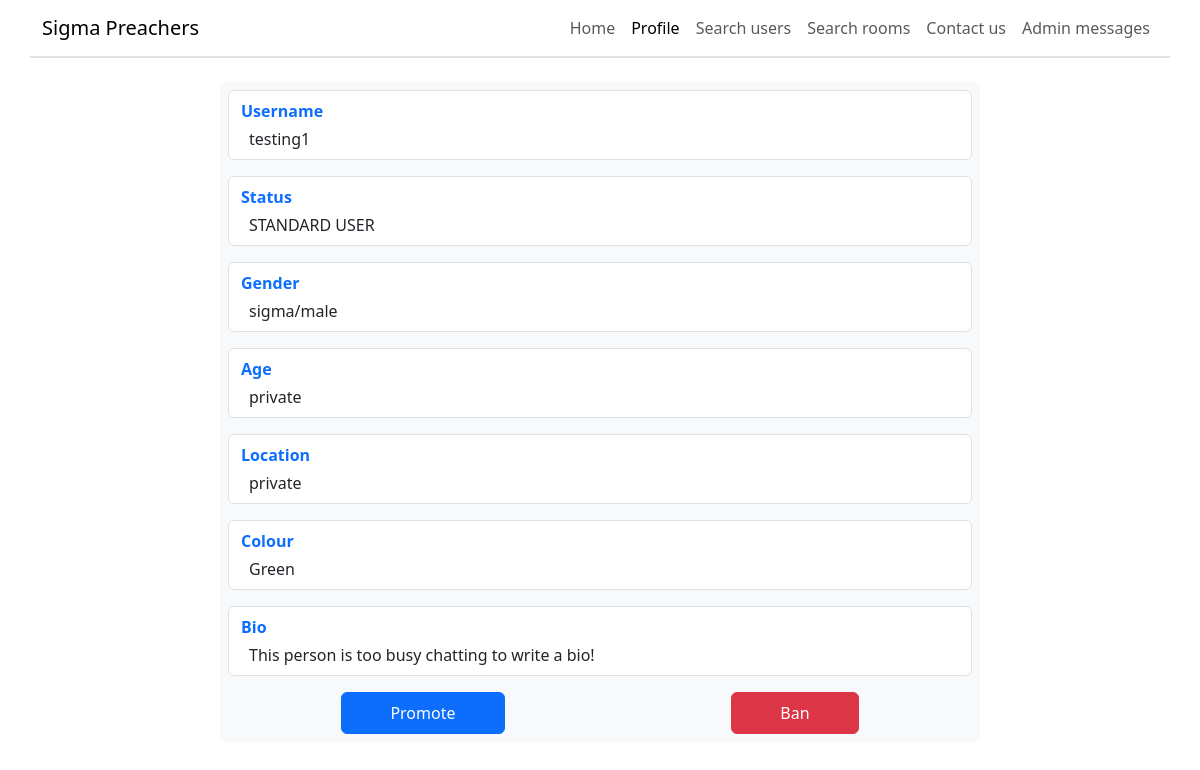
/view_profile/2 (signed in), run on the app's committed database.
### project/database/create_db.py (models this page shows)
class User(UserMixin, db.Model):
    __tablename__ = "users"
    id = db.Column(db.Integer, primary_key=True, autoincrement=True)
    username = db.Column(db.String(67), unique=True, nullable=False)
    password = db.Column(db.Integer, nullable=False)  # Only store password hash
    status = db.Column(db.String(20), default="STANDARD USER", nullable=False)
    gender = db.Column(db.String(67), default="sigma/male", nullable=False)
    age = db.Column(db.Integer, default=-1, nullable=False)
    location = db.Column(db.String(67), default="private", nullable=False)
    bio = db.Column(
        db.String(255),
        default="This person is too busy chatting to write a bio!",
        nullable=False,
    )
    banned = db.Column(db.Boolean, default=False, nullable=False)
    ban_end = db.Column(db.Integer, default=int(datetime.now().timestamp()))
    colour = db.Column(db.String(255), default="Blue", nullable=False)
    room_access = db.relationship("RoomAccess", backref="user")
    admin_messages = db.relationship("AdminMessage", backref="user")
    room_message = db.relationship("RoomMessage", backref="user")

### project/routes/view_profile.py (the view)
@view_profile_bp.route("/view_profile/<int:id>")
@login_required
def view_profile(id):
    ban_service = BanService(id)
    ban_service.is_user_banned()
    service = ViewProfileService(id)
    user_details = service.get_user_object()
    own_profile = id == current_user.id
    return render_template(
        "view_profile.html", user_details=user_details, own_profile=own_profile
    )

### project/database/select_db.py (called while the page is built)
    @staticmethod
    def select_user_with_id(user_id: int) -> User | None:
        found_user = User.query.filter(User.id == user_id).first()
        if found_user is None:
            return None
        if type(found_user.ban_end) == str:
            return found_user
        found_user.ban_end = datetime.fromtimestamp(
            found_user.ban_end
        ).strftime("%d/%m/%Y")
        return found_user

    @staticmethod
    def is_banned(user_id: int) -> bool:
        user = User.query.filter(User.id == user_id).first()
        if user is None:
            return True
        return user.banned

### project/services/ban.py (called while the page is built)
    def is_user_banned(self):
        banned = Select.is_banned(self.user_id)
        if not banned:
            return False
        if Select.has_ban_ended(self.user_id):
            self.unban_user()
            return False
        return True

### project/services/view_profile.py (called while the page is built)
    def get_user_object(self) -> User:
        return Select.select_user_with_id(self.user_id)

### project/templates/view_profile.html (shortened to what this page needs)
{% extends "base_header.html" %}
{% block main %}
<main class="mt-4">
    <div class="row d-flex justify-content-center mb-5">
        <div class="bg-light rounded p-2 mb-5 col-sm-8">
            <div class="d-flex flex-column row border py-2 mx-0 rounded mb-3" style="background-color: white;">
                <p class="text-primary fw-bold ms-0 my-0">Username</p>
                <p class="mt-1 ms-2 mb-0">{{ user_details.username }}</p>
            </div>
            <div class="d-flex flex-column row border py-2 mx-0 rounded mb-3" style="background-color: white;">
                <p class="text-primary fw-bold ms-0 my-0">Status</p>
                <p class="mt-1 ms-2 mb-0">{{ user_details.status }}</p>
            </div>
            <div class="d-flex flex-column row border py-2 mx-0 rounded mb-3" style="background-color: white;">
                <p class="text-primary fw-bold ms-0 my-0">Gender</p>
                <p class="mt-1 ms-2 mb-0">{{ user_details.gender }}</p>
            </div>
            <div class="d-flex flex-column row border py-2 mx-0 rounded mb-3" style="background-color: white;">
                <p class="text-primary fw-bold ms-0 my-0">Age</p>
                {% if user_details.age == -1 %}
                <p class="mt-1 ms-2 mb-0">private</p>
                {% else %}
                <p class="mt-1 ms-2 mb-0">{{ user_details.age }}</p>
                {% endif %}
            </div>
            <div class="d-flex flex-column row border py-2 mx-0 rounded mb-3" style="background-color: white;">
                <p class="text-primary fw-bold ms-0 my-0">Location</p>
                <p class="mt-1 ms-2 mb-0">{{ user_details.location }}</p>
            </div>
            <div class="d-flex flex-column row border py-2 mx-0 rounded mb-3" style="background-color: white;">
                <p class="text-primary fw-bold ms-0 my-0">Colour</p>
                <p class="mt-1 ms-2 mb-0">{{ user_details.colour }}</p>
            </div>
            <div class="d-flex flex-column row border py-2 mx-0 rounded" style="background-color: white;">
                <p class="text-primary fw-bold ms-0 my-0">Bio</p>
                <p class="mt-1 ms-2 mb-0 text-break">{{ user_details.bio }}</p>
            </div>
            {% if current_user.username == "MASTER" and not own_profile and user_details.status != "BANNED" %}
            <div class="d-flex justify-content-center" style="width: 100%">
                <a href="/promote_user/{{ user_details.id }}" class="btn btn-primary py-2 mt-3 px-5 mx-auto">Promote</a>
                <a href="/ban_user/{{ user_details.id }}" class="btn btn-danger py-2 mt-3 px-5 mx-auto">Ban</a>
            </div>
            {% elif current_user.username == "MASTER" and not own_profile %}
            <div class="d-flex justify-content-center" style="width: 100%">
                <a href="/unban_user/{{ user_details.id }}" class="btn btn-primary py-2 mt-3 px-5 mx-auto">Unban</a>
            </div>
            {% elif own_profile %}
            <div class="d-flex justify-content-center" style="width: 100%">
                <a href="/logout" class="btn btn-warning py-2 mx-auto mt-3 px-5">Logout</a>
            </div>
            {% endif %}
        </div>
    </div>
</main>
{% endblock %}

### data on the page
User: username "testing1", status "STANDARD USER", gender "sigma/male", location "private", colour "Green", bio "This person is too busy chatting to write a bio!"
